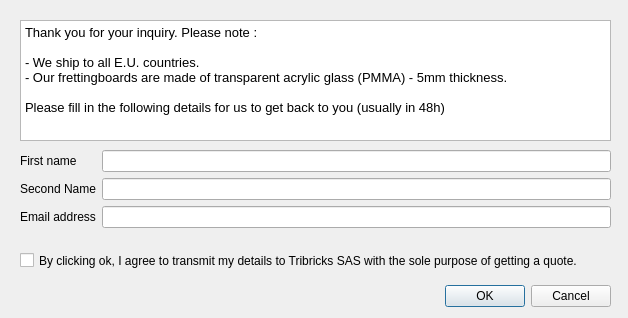
<?xml version="1.0" encoding="UTF-8"?>
<ui version="4.0">
 <class>Dialog</class>
 <widget class="QDialog" name="Dialog">
  <property name="geometry">
   <rect>
    <x>0</x>
    <y>0</y>
    <width>628</width>
    <height>318</height>
   </rect>
  </property>
  <property name="windowTitle">
   <string>Quote Request</string>
  </property>
  <widget class="QDialogButtonBox" name="buttonBox">
   <property name="geometry">
    <rect>
     <x>270</x>
     <y>280</y>
     <width>341</width>
     <height>32</height>
    </rect>
   </property>
   <property name="orientation">
    <enum>Qt::Horizontal</enum>
   </property>
   <property name="standardButtons">
    <set>QDialogButtonBox::Cancel|QDialogButtonBox::Ok</set>
   </property>
  </widget>
  <widget class="QTextBrowser" name="textBrowser">
   <property name="geometry">
    <rect>
     <x>20</x>
     <y>20</y>
     <width>591</width>
     <height>121</height>
    </rect>
   </property>
   <property name="html">
    <string>&lt;!DOCTYPE HTML PUBLIC &quot;-//W3C//DTD HTML 4.0//EN&quot; &quot;http://www.w3.org/TR/REC-html40/strict.dtd&quot;&gt;
&lt;html&gt;&lt;head&gt;&lt;meta name=&quot;qrichtext&quot; content=&quot;1&quot; /&gt;&lt;meta charset=&quot;utf-8&quot; /&gt;&lt;style type=&quot;text/css&quot;&gt;
p, li { white-space: pre-wrap; }
hr { height: 1px; border-width: 0; }
li.unchecked::marker { content: &quot;\2610&quot;; }
li.checked::marker { content: &quot;\2612&quot;; }
&lt;/style&gt;&lt;/head&gt;&lt;body style=&quot; font-family:'Ubuntu'; font-size:11pt; font-weight:400; font-style:normal;&quot;&gt;
&lt;p style=&quot; margin-top:0px; margin-bottom:0px; margin-left:0px; margin-right:0px; -qt-block-indent:0; text-indent:0px;&quot;&gt;&lt;span style=&quot; font-family:'Segoe UI'; font-size:10pt;&quot;&gt;Thank you for your inquiry. Please note :&lt;/span&gt;&lt;/p&gt;
&lt;p style=&quot;-qt-paragraph-type:empty; margin-top:0px; margin-bottom:0px; margin-left:0px; margin-right:0px; -qt-block-indent:0; text-indent:0px; font-family:'Segoe UI'; font-size:10pt;&quot;&gt;&lt;br /&gt;&lt;/p&gt;
&lt;p style=&quot; margin-top:0px; margin-bottom:0px; margin-left:0px; margin-right:0px; -qt-block-indent:0; text-indent:0px;&quot;&gt;&lt;span style=&quot; font-family:'Segoe UI'; font-size:10pt;&quot;&gt;- We ship to all E.U. countries.&lt;/span&gt;&lt;/p&gt;
&lt;p style=&quot; margin-top:0px; margin-bottom:0px; margin-left:0px; margin-right:0px; -qt-block-indent:0; text-indent:0px;&quot;&gt;&lt;span style=&quot; font-family:'Segoe UI'; font-size:10pt;&quot;&gt;- Our frettingboards are made of transparent acrylic glass (PMMA) - 5mm thickness. &lt;/span&gt;&lt;/p&gt;
&lt;p style=&quot;-qt-paragraph-type:empty; margin-top:0px; margin-bottom:0px; margin-left:0px; margin-right:0px; -qt-block-indent:0; text-indent:0px; font-family:'Segoe UI'; font-size:10pt;&quot;&gt;&lt;br /&gt;&lt;/p&gt;
&lt;p style=&quot; margin-top:0px; margin-bottom:0px; margin-left:0px; margin-right:0px; -qt-block-indent:0; text-indent:0px;&quot;&gt;&lt;span style=&quot; font-size:10pt;&quot;&gt;Please fill in the following details for us to get back to you (usually in 48h)&lt;/span&gt;&lt;/p&gt;&lt;/body&gt;&lt;/html&gt;</string>
   </property>
  </widget>
  <widget class="QWidget" name="formLayoutWidget">
   <property name="geometry">
    <rect>
     <x>20</x>
     <y>150</y>
     <width>591</width>
     <height>91</height>
    </rect>
   </property>
   <layout class="QFormLayout" name="formLayout">
    <item row="0" column="0">
     <widget class="QLabel" name="firstNameLabel">
      <property name="text">
       <string>First name</string>
      </property>
     </widget>
    </item>
    <item row="0" column="1">
     <widget class="QLineEdit" name="firstNameLineEdit"/>
    </item>
    <item row="1" column="0">
     <widget class="QLabel" name="secondNameLabel">
      <property name="text">
       <string>Second Name</string>
      </property>
     </widget>
    </item>
    <item row="1" column="1">
     <widget class="QLineEdit" name="secondNameLineEdit"/>
    </item>
    <item row="2" column="0">
     <widget class="QLabel" name="emailAddressLabel">
      <property name="text">
       <string>Email address</string>
      </property>
     </widget>
    </item>
    <item row="2" column="1">
     <widget class="QLineEdit" name="emailAddressLineEdit"/>
    </item>
   </layout>
  </widget>
  <widget class="QCheckBox" name="checkBox">
   <property name="geometry">
    <rect>
     <x>20</x>
     <y>250</y>
     <width>701</width>
     <height>21</height>
    </rect>
   </property>
   <property name="font">
    <font>
     <pointsize>9</pointsize>
    </font>
   </property>
   <property name="text">
    <string>By clicking ok, I agree to transmit my details to Tribricks SAS with the sole purpose of getting a quote.</string>
   </property>
  </widget>
 </widget>
 <resources/>
 <connections>
  <connection>
   <sender>buttonBox</sender>
   <signal>accepted()</signal>
   <receiver>Dialog</receiver>
   <slot>accept()</slot>
   <hints>
    <hint type="sourcelabel">
     <x>248</x>
     <y>254</y>
    </hint>
    <hint type="destinationlabel">
     <x>157</x>
     <y>274</y>
    </hint>
   </hints>
  </connection>
  <connection>
   <sender>buttonBox</sender>
   <signal>rejected()</signal>
   <receiver>Dialog</receiver>
   <slot>reject()</slot>
   <hints>
    <hint type="sourcelabel">
     <x>316</x>
     <y>260</y>
    </hint>
    <hint type="destinationlabel">
     <x>286</x>
     <y>274</y>
    </hint>
   </hints>
  </connection>
 </connections>
</ui>
